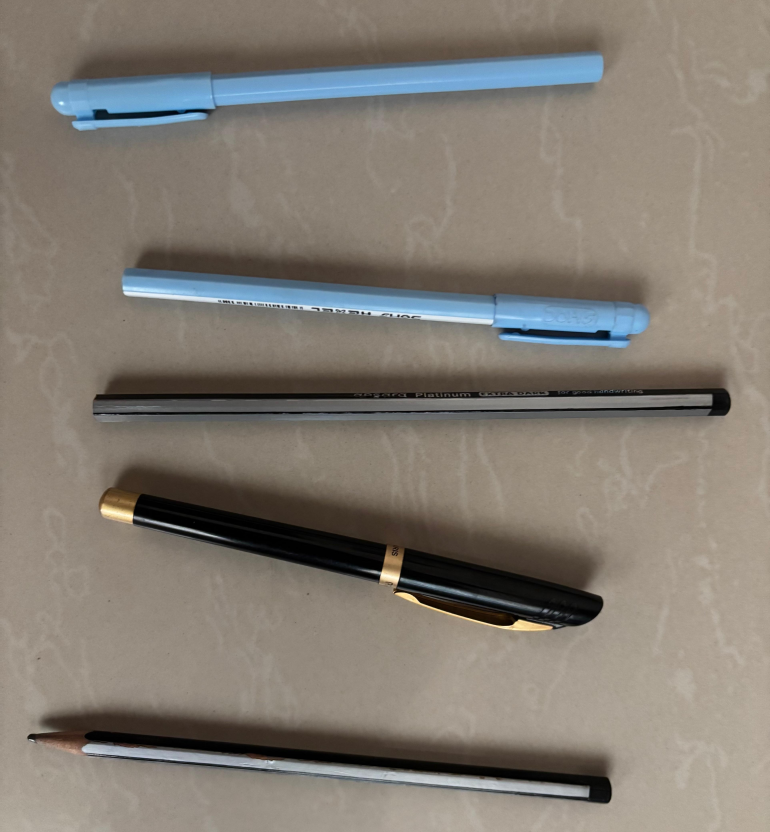
#> input picture Object_Detection/cluster.jpg, 3847 x 4160 px (shown at 1/5 size)
$ python object.py cluster.jpg
#> lines starting #> are read from the running program, lines starting #| are printed output that depends on the picture; after the words box and inside, x2 and y2 are one past the last pixel; in counts of white or black regions, pixels touching at a corner belong together
import cv2
import numpy as np

# ---------- PARAMETERS (tweak if needed) ----------
# aspect ratio = long_side / short_side
PEN_ASPECT_MIN = 6.0    # pens are relatively shorter/thicker (lower ratio)
PEN_ASPECT_MAX = 18.0
PENCIL_ASPECT_MIN = 18.0
PENCIL_ASPECT_MAX = 60.0

MIN_CONTOUR_AREA = 800  # ignore smaller contours (tweak with image size)
SOLIDITY_MIN = 0.25     # area / rect_area (filter very hollow shapes)

KMEANS_K = 2            # for dominant color extraction from ROI

# ---------- HELPER FUNCTIONS ----------
def dominant_hsv_color(roi_bgr):
    """Return dominant HSV color (h, s, v) using cv2.kmeans on the ROI pixels."""
    if roi_bgr.size == 0:
        return None
    hsv = cv2.cvtColor(roi_bgr, cv2.COLOR_BGR2HSV)
    pixels = hsv.reshape((-1, 3)).astype(np.float32)
    # remove near-black/near-white pixels to focus on object color
    lower_val_mask = (pixels[:, 2] > 30) & (pixels[:, 2] < 245)
    if lower_val_mask.sum() < 10:
        pixels = pixels
    else:
        pixels = pixels[lower_val_mask]

    if len(pixels) < 10:
        # fallback to mean
        mean_hsv = np.mean(hsv.reshape(-1, 3), axis=0)
        return [int(mean_hsv[0]), int(mean_hsv[1]), int(mean_hsv[2])]

    criteria = (cv2.TERM_CRITERIA_EPS + cv2.TERM_CRITERIA_MAX_ITER, 10, 1.0)
    _, labels, centers = cv2.kmeans(pixels, KMEANS_K, None, criteria, 10, cv2.KMEANS_RANDOM_CENTERS)
    centers = centers.astype(np.uint8)
    counts = np.bincount(labels.flatten())
    dominant = centers[np.argmax(counts)]
    return [int(dominant[0]), int(dominant[1]), int(dominant[2])]


def extract_rotated_roi(img, rect):
    """Extract rotated rectangle ROI from image.
    rect = ((cx,cy),(w,h), angle) from cv2.minAreaRect
    returns the ROI image (BGR)
    """
    (cx, cy), (w, h), angle = rect
    if w <= 0 or h <= 0:
        return None
    # get rotation matrix for the rectangle
    # we want to rotate the whole image so the rect becomes axis aligned
    center = (int(cx), int(cy))
    M = cv2.getRotationMatrix2D(center, angle, 1.0)
    h_img, w_img = img.shape[:2]
    rotated = cv2.warpAffine(img, M, (w_img, h_img), flags=cv2.INTER_CUBIC)
    # compute the size of the upright rect and crop
    size_w, size_h = int(w), int(h)
    # after rotation the rect angle is 0; but need new center location
    new_cx, new_cy = int(center[0]), int(center[1])
    x1 = max(0, new_cx - size_w // 2)
    y1 = max(0, new_cy - size_h // 2)
    x2 = min(w_img, x1 + size_w)
    y2 = min(h_img, y1 + size_h)
    roi = rotated[y1:y2, x1:x2]
    return roi


def draw_rotated_box(img, rect, label, color=(0,255,0), thickness=2):
    """Draw the rotated rectangle box and put a label near it."""
    box = cv2.boxPoints(rect).astype(int)
    cv2.drawContours(img, [box], 0, color, thickness)
    # place label at top-left of box
    xs = box[:,0]
    ys = box[:,1]
    tl = (int(xs.min()), int(ys.min()) - 10)
    cv2.putText(img, label, tl, cv2.FONT_HERSHEY_SIMPLEX, 0.6, color, 2)


def classify_by_aspect_and_color(long_side, short_side, hsv_dom):
    """Rule-based classification combining aspect ratio and color hints."""
    if short_side == 0:
        return "Unknown"
    aspect = float(long_side) / float(short_side)
    # strong aspect-based decisions
    if PEN_ASPECT_MIN <= aspect <= PEN_ASPECT_MAX:
        # pen-like
        return "Pen"
    if PENCIL_ASPECT_MIN <= aspect <= PENCIL_ASPECT_MAX:
        return "Pencil"

    # if ambiguous, use color heuristics (hue)
    if hsv_dom is not None:
        h, s, v = hsv_dom
        # pencil wood/yellow typically hue roughly 10-40 and medium-high value
        if 10 <= h <= 45 and v > 60:
            return "Pencil"
        # pens often are blue/black/dark or colored plastic with higher saturation
        if (h < 10 or h > 150) or (s > 60 and v > 30):
            return "Pen"
    return "Unknown"

# ---------- MAIN FLOW ----------
def analyze_image(path_to_image, save_out="output_oriented.jpg", visualize=True):
#> called with path_to_image = 'cluster.jpg', save_out = 'output_oriented.jpg', visualize = True
    img = cv2.imread(path_to_image)
#> img is the input picture: shape (4160, 3847, 3); mean B, G, R 114.8, 123.7, 130.5
    if img is None:
        print("Error: couldn't load image:", path_to_image)
        return

    orig = img.copy()
    # Resize to a working size if very large (optional)
    max_dim = 1280
    h0, w0 = img.shape[:2]
#> h0 = 4160; w0 = 3847
    if max(h0, w0) > max_dim:
        scale = max_dim / float(max(h0, w0))
#> scale = 0.308
        img = cv2.resize(img, (int(w0*scale), int(h0*scale)))
#> img: shape (1280, 1183, 3)
    proc = img.copy()
    gray = cv2.cvtColor(proc, cv2.COLOR_BGR2GRAY)
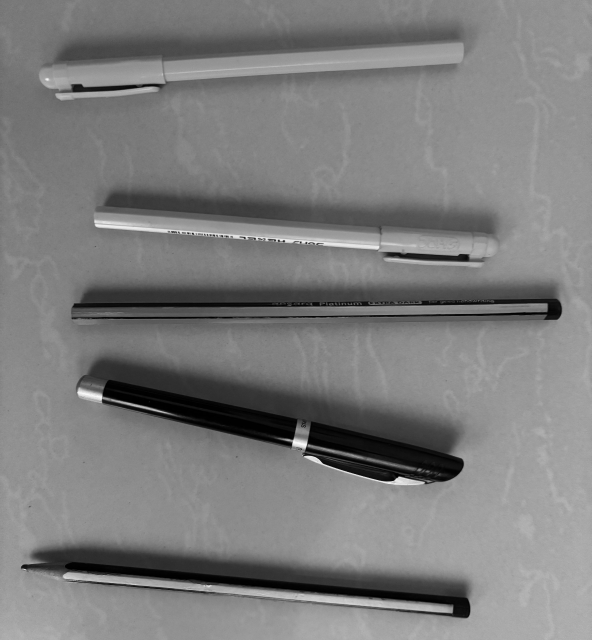
#> gray: shape (1280, 1183) (shown at 1/2 size); min 0, max 252, mean 124.7
    blur = cv2.GaussianBlur(gray, (7,7), 0)

    # adaptive threshold followed by closing to handle uneven lighting
    thresh = cv2.adaptiveThreshold(blur, 255, cv2.ADAPTIVE_THRESH_GAUSSIAN_C,
                                   cv2.THRESH_BINARY_INV, 21, 10)
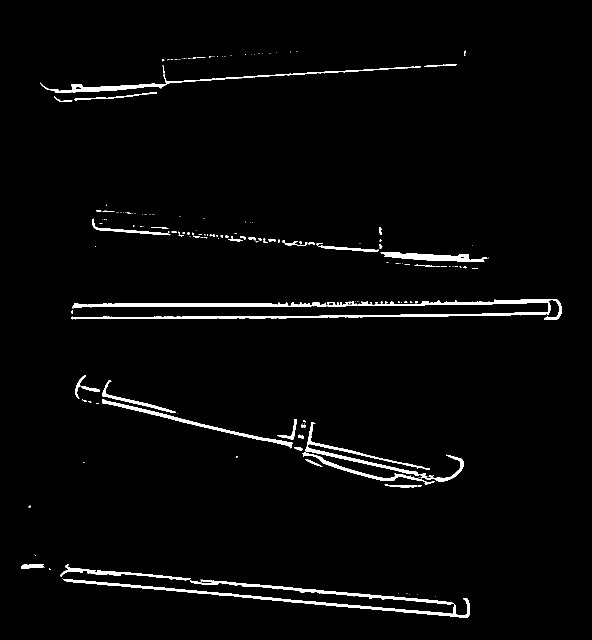
#> thresh: shape (1280, 1183) (shown at 1/2 size); 2.4% white; 192 white regions (140 under 20 px), largest, box (x1, y1, x2, y2) and area: (143, 598, 1123, 640) 9989, (125, 1157, 940, 1236) 7060, (610, 844, 927, 963) 3297
    kernel = cv2.getStructuringElement(cv2.MORPH_RECT, (7,7))
    closed = cv2.morphologyEx(thresh, cv2.MORPH_CLOSE, kernel, iterations=2)
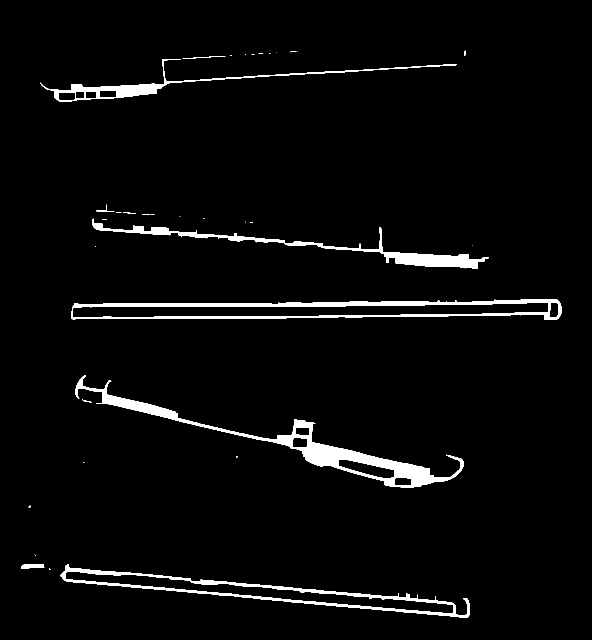
#> closed: shape (1280, 1183) (shown at 1/2 size); 3.4% white; 34 white regions (23 under 20 px)

    # find contours
    contours, _ = cv2.findContours(closed, cv2.RETR_EXTERNAL, cv2.CHAIN_APPROX_SIMPLE)
#> contours = 34 contours, 26 with area under 20; largest, box (x1, y1, x2, y2) and area: (143, 598, 1123, 640) 29048, (121, 1129, 940, 1236) 21950, (151, 751, 927, 975) 18178, (184, 437, 978, 538) 7528, (80, 118, 913, 204) 5884, (42, 1128, 89, 1138) 304, (192, 409, 229, 424) 55, (365, 112, 451, 118) 20

    counts = {"Pen": 0, "Pencil": 0, "Unknown": 0}
    annotated = proc.copy()

    for cnt in contours:
        area = cv2.contourArea(cnt)
        if area < MIN_CONTOUR_AREA:
            continue

        # min area rect gives rotated bounding box: ((cx,cy),(w,h),angle)
        rect = cv2.minAreaRect(cnt)
        (cx,cy), (w,h), angle = rect
        if w <= 0 or h <= 0:
            continue

        long_side = max(w,h)
        short_side = min(w,h)
        rect_area = w * h
        solidity = area / rect_area if rect_area > 0 else 0

        # filter very non-solid blobs
        if solidity < SOLIDITY_MIN:
            # could be a cluster of touching items or noise - still try
            pass

        # get rotated ROI to examine color/texture
        roi = extract_rotated_roi(proc, rect)
        hsv_dom = dominant_hsv_color(roi) if roi is not None else None

        label = classify_by_aspect_and_color(long_side, short_side, hsv_dom)

        # draw rotated box and label on annotated image
        color = (0,255,0) if label == "Pen" else ((255,0,0) if label=="Pencil" else (128,128,128))
        draw_rotated_box(annotated, rect, f"{label}", color=color, thickness=2)

        counts[label] = counts.get(label, 0) + 1
#> this loop made 34 passes
#> (area, long_side, short_side) on passes 2, 9, 10, 17, 24: (21950.5, 821.7, 39.45), (18177.5, 789.9, 88.37), (29048, 979.2, 40.89), (7528, 796.4, 69.09), (5884, 831.7, 68.23)
#> area on passes 3, 23, 25: 303.5, 55, 20
#> pass 2, in extract_rotated_roi, `rotated = cv2.warpAffine(img, M, (w_img, h_img), flags=cv2.INTER_CUBIC)`:
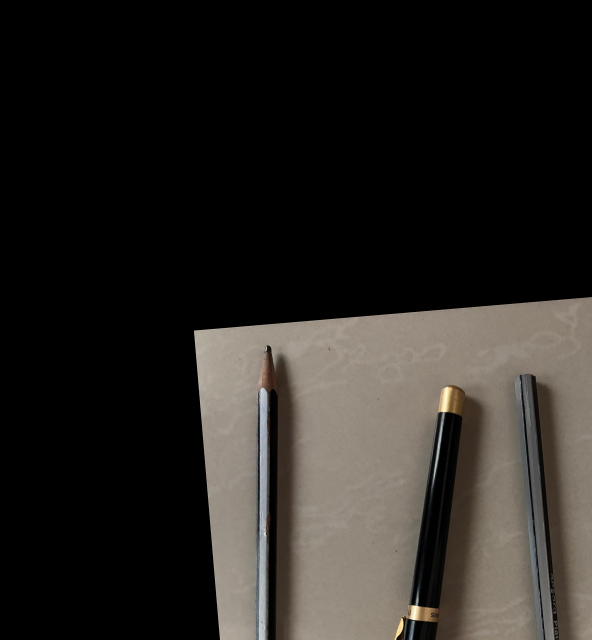
#> rotated: shape (1280, 1183, 3) (shown at 1/2 size); mean B, G, R 34.1, 37.5, 40.5
#> after the loop:
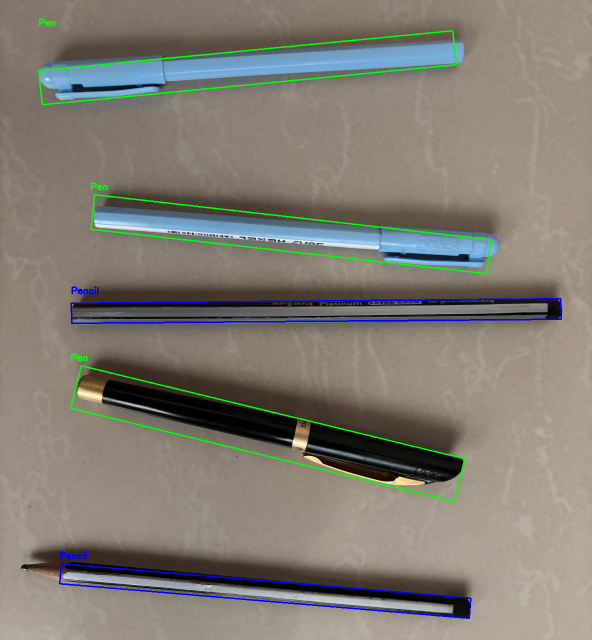
#> annotated: shape (1280, 1183, 3) (shown at 1/2 size); mean B, G, R 115.2, 124.7, 128.7
#> after the loop:
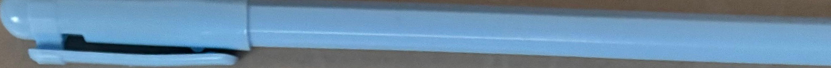
#> roi: shape (68, 831, 3); mean B, G, R 166.1, 139.5, 107
#> after the loop, counts = {'Pen': 3, 'Pencil': 2, 'Unknown': 0}

    # summary text
    summary = f"Pens: {counts.get('Pen',0)}   Pencils: {counts.get('Pencil',0)}   Unknown: {counts.get('Unknown',0)}"
#> summary = 'Pens: 3   Pencils: 2   Unknown: 0'
    cv2.rectangle(annotated, (5,5), (600,45), (0,0,0), -1)
    cv2.putText(annotated, summary, (10,30), cv2.FONT_HERSHEY_SIMPLEX, 0.8, (255,255,255), 2)
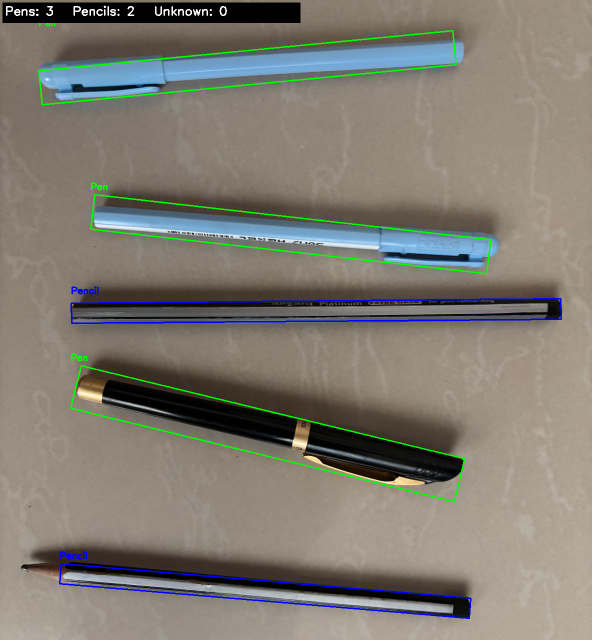
#> annotated: shape (1280, 1183, 3) (shown at 1/2 size); mean B, G, R 113.9, 123.1, 127

    cv2.imwrite(save_out, annotated)
    if visualize:
        cv2.imshow("Analysis (orientation invariant)", annotated)
        cv2.waitKey(0)
        cv2.destroyAllWindows()

    print("Saved result to:", save_out)
    print(summary)
#| Pens: 3   Pencils: 2   Unknown: 0
    return annotated

# ---------- CLI ----------
if __name__ == "__main__":
    import argparse
    parser = argparse.ArgumentParser(description="Detect pens and pencils in an image (orientation-invariant).")
    parser.add_argument("image", help="Path to input image (cluster image)")
    parser.add_argument("--out", help="Output image path", default="output_oriented.jpg")
    parser.add_argument("--no-show", dest="show", action="store_false", help="Do not display result window")
    args = parser.parse_args()
    analyze_image(args.image, save_out=args.out, visualize=args.show)
